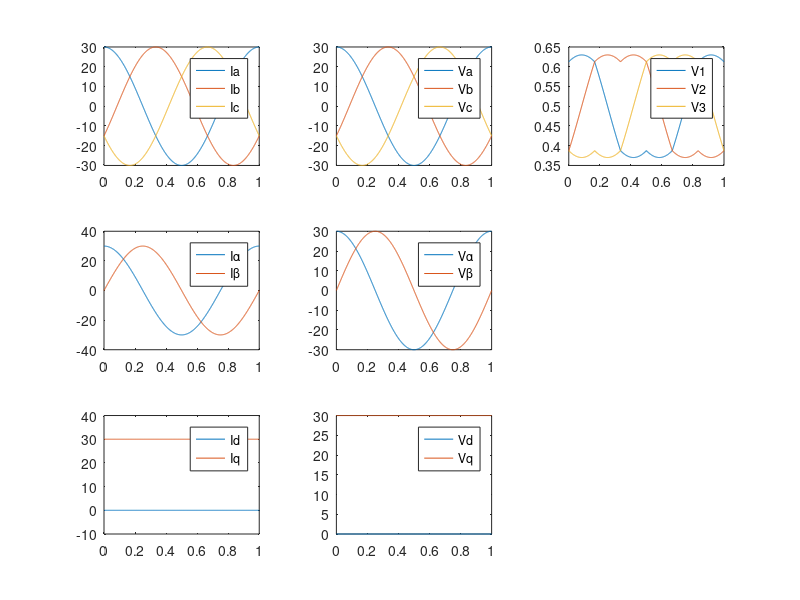

Reproduce this figure in MATLAB.
% simulate one cycle

IPeak = 30;
Vbus = 100;
VqSet = 30;


t = 0:0.001:1;
w = 2 * pi;
theta = 45*pi/180;

Ia = cos(w*t) * IPeak;
Ib = cos(w*t-2*pi/3) * IPeak;
Ic = cos(w*t-4*pi/3) * IPeak;


subplot(331);
plot(t,Ia,t,Ib,t,Ic);
legend('Ia','Ib','Ic');

Ialpha = Ia;
Ibeta = Ia/sqrt(3) + 2*Ib/sqrt(3);

subplot(334);
plot(t,Ialpha,t,Ibeta);
legend('I\alpha','I\beta');

sinTheta = sin(w*t-pi/2);
cosTheta = cos(w*t-pi/2);

Id =  Ialpha .* cosTheta + Ibeta .* sinTheta;
Iq = -Ialpha .* sinTheta + Ibeta .* cosTheta;

subplot(337);
plot(t,Id,t,Iq);
legend('Id','Iq');

Vd = 0*ones(1,length(t));
Vq = VqSet*ones(1,length(t));

subplot(338);
plot(t,Vd,t,Vq);
legend('Vd','Vq');

Valpha = Vd .* cosTheta - Vq .* sinTheta;
Vbeta =  Vd .* sinTheta + Vq .* cosTheta;

subplot(335);
plot(t,Valpha,t,Vbeta);
legend('V\alpha','V\beta');

Va = Valpha;
Vb = -Valpha * 0.5 + sqrt(3.0)/2.0 * Vbeta;
Vc = -Valpha * 0.5 - sqrt(3.0)/2.0 * Vbeta;

subplot(332);
plot(t,Va,t,Vb,t,Vc);
legend('Va','Vb','Vc');

Va = Va*0.5;
Vb = Vb*0.5;
Vc = Vc*0.5;

Vk = (( max([Va; Vb; Vc])' + min([Va; Vb; Vc])' ) * 0.5);

V1 = (Va - Vk')/Vbus+0.5;
V2 = (Vb - Vk')/Vbus+0.5;
V3 = (Vc - Vk')/Vbus+0.5;
Vk = Vk + 0.5; 
subplot(333);
plot(t,V1,t,V2,t,V3);
legend('V1','V2','V3')


